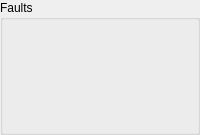
      <widget class="QGroupBox" name="groupBox">
       <property name="title">
        <string>Faults</string>
       </property>
       <layout class="QGridLayout" name="gridLayout_2">
        <item row="16" column="2">
         <widget class="Led" name="led_9">
          <property name="signal_path" stdset="0">
           <string>ParameterQuery;StatusFaults2;FanCircuit</string>
          </property>
          <property name="on_color" stdset="0">
           <color>
            <red>192</red>
            <green>32</green>
            <blue>32</blue>
           </color>
          </property>
         </widget>
        </item>
        <item row="15" column="2">
         <widget class="Led" name="led_6">
          <property name="signal_path" stdset="0">
           <string>ParameterQuery;StatusFaults;dIdt</string>
          </property>
          <property name="on_color" stdset="0">
           <color>
            <red>192</red>
            <green>32</green>
            <blue>32</blue>
           </color>
          </property>
         </widget>
        </item>
        <item row="4" column="1">
         <widget class="Led" name="led_32">
          <property name="signal_path" stdset="0">
           <string>ParameterQuery;StatusFaults;BridgeBVoltageOk</string>
          </property>
          <property name="on_color" stdset="0">
           <color>
            <red>192</red>
            <green>32</green>
            <blue>32</blue>
           </color>
          </property>
         </widget>
        </item>
        <item row="14" column="1">
         <widget class="Led" name="led_45">
          <property name="signal_path" stdset="0">
           <string>ParameterQuery;StatusFaults;OverloadAC</string>
          </property>
          <property name="on_color" stdset="0">
           <color>
            <red>192</red>
            <green>32</green>
            <blue>32</blue>
           </color>
          </property>
         </widget>
        </item>
        <item row="13" column="1">
         <widget class="Led" name="led_41">
          <property name="signal_path" stdset="0">
           <string>ParameterQuery;StatusFaults;CoolingSystem</string>
          </property>
          <property name="on_color" stdset="0">
           <color>
            <red>192</red>
            <green>32</green>
            <blue>32</blue>
           </color>
          </property>
         </widget>
        </item>
        <item row="3" column="2">
         <widget class="Epc" name="epc_9">
          <property name="signal_path" stdset="0">
           <string>ParameterQuery;StatusFaults;BridgeAFault</string>
          </property>
          </widget>
        </item>
        <item row="7" column="2">
         <widget class="Led" name="led_20">
          <property name="signal_path" stdset="0">
           <string>ParameterQuery;StatusFaults;LossValidControlMessage</string>
          </property>
          <property name="on_color" stdset="0">
           <color>
            <red>192</red>
            <green>32</green>
            <blue>32</blue>
           </color>
          </property>
         </widget>
        </item>
        <item row="8" column="2">
         <widget class="Led" name="led_38">
          <property name="signal_path" stdset="0">
           <string>ParameterQuery;StatusFaults;IllegalTransition</string>
          </property>
          <property name="on_color" stdset="0">
           <color>
            <red>192</red>
            <green>32</green>
            <blue>32</blue>
           </color>
          </property>
         </widget>
        </item>
        <item row="6" column="2">
         <widget class="Led" name="led_43">
          <property name="signal_path" stdset="0">
           <string>StatusBits;MessageValidPowerCMD</string>
          </property>
          <property name="label_override" stdset="0">
           <string/>
          </property>
          <property name="label_visible" stdset="0">
           <bool>true</bool>
          </property>
         </widget>
        </item>
        <item row="6" column="1">
         <widget class="Led" name="led_34">
          <property name="signal_path" stdset="0">
           <string>ParameterQuery;StatusFaults2;OvercurrentDC</string>
          </property>
          <property name="on_color" stdset="0">
           <color>
            <red>192</red>
            <green>32</green>
            <blue>32</blue>
           </color>
          </property>
         </widget>
        </item>
        <item row="5" column="2">
         <widget class="Led" name="led_44">
          <property name="signal_path" stdset="0">
           <string>StatusBits;MessageValidModeControl</string>
          </property>
          <property name="label_override" stdset="0">
           <string/>
          </property>
          <property name="label_visible" stdset="0">
           <bool>true</bool>
          </property>
         </widget>
        </item>
        <item row="4" column="2">
         <widget class="Epc" name="epc_8">
          <property name="signal_path" stdset="0">
           <string>ParameterQuery;StatusFaults;BridgeBFault</string>
          </property>
          </widget>
        </item>
        <item row="5" column="1">
         <widget class="Led" name="led_27">
          <property name="signal_path" stdset="0">
           <string>ParameterQuery;StatusFaults2;OvercurrentAC</string>
          </property>
          <property name="on_color" stdset="0">
           <color>
            <red>192</red>
            <green>32</green>
            <blue>32</blue>
           </color>
          </property>
         </widget>
        </item>
        <item row="7" column="1">
         <widget class="Led" name="led_30">
          <property name="signal_path" stdset="0">
           <string>ParameterQuery;StatusFaults2;OvervoltageDC</string>
          </property>
          <property name="on_color" stdset="0">
           <color>
            <red>192</red>
            <green>32</green>
            <blue>32</blue>
           </color>
          </property>
         </widget>
        </item>
        <item row="12" column="1">
         <widget class="Led" name="led_28">
          <property name="signal_path" stdset="0">
           <string>ParameterQuery;StatusFaults;FilterOvertemp</string>
          </property>
          <property name="on_color" stdset="0">
           <color>
            <red>192</red>
            <green>32</green>
            <blue>32</blue>
           </color>
          </property>
         </widget>
        </item>
        <item row="9" column="1">
         <widget class="Led" name="led_35">
          <property name="signal_path" stdset="0">
           <string>ParameterQuery;StatusFaults2;OvertempPowerDevice</string>
          </property>
          <property name="on_color" stdset="0">
           <color>
            <red>192</red>
            <green>32</green>
            <blue>32</blue>
           </color>
          </property>
         </widget>
        </item>
        <item row="10" column="1">
         <widget class="Led" name="led_29">
          <property name="signal_path" stdset="0">
           <string>ParameterQuery;StatusFaults2;OvertempInternal</string>
          </property>
          <property name="on_color" stdset="0">
           <color>
            <red>192</red>
            <green>32</green>
            <blue>32</blue>
           </color>
          </property>
         </widget>
        </item>
        <item row="8" column="1">
         <widget class="Led" name="led_24">
          <property name="signal_path" stdset="0">
           <string>ParameterQuery;StatusFaults2;UndervoltageDC</string>
          </property>
          <property name="on_color" stdset="0">
           <color>
            <red>192</red>
            <green>32</green>
            <blue>32</blue>
           </color>
          </property>
         </widget>
        </item>
        <item row="17" column="1">
         <widget class="Led" name="led_8">
          <property name="signal_path" stdset="0">
           <string>ParameterQuery;StatusFaults;IlegImbalance</string>
          </property>
          <property name="on_color" stdset="0">
           <color>
            <red>192</red>
            <green>32</green>
            <blue>32</blue>
           </color>
          </property>
         </widget>
        </item>
        <item row="11" column="1">
         <widget class="Led" name="led_21">
          <property name="signal_path" stdset="0">
           <string>ParameterQuery;StatusFaults;LossOfAC</string>
          </property>
          <property name="on_color" stdset="0">
           <color>
            <red>192</red>
            <green>32</green>
            <blue>32</blue>
           </color>
          </property>
         </widget>
        </item>
        <item row="3" column="1">
         <widget class="Led" name="led_31">
          <property name="signal_path" stdset="0">
           <string>ParameterQuery;StatusFaults;BridgeAVoltageOk</string>
          </property>
          <property name="on_color" stdset="0">
           <color>
            <red>192</red>
            <green>32</green>
            <blue>32</blue>
           </color>
          </property>
         </widget>
        </item>
        <item row="15" column="1">
         <widget class="Led" name="led_36">
          <property name="signal_path" stdset="0">
           <string>ParameterQuery;StatusFaults;EStopShutdown</string>
          </property>
          <property name="on_color" stdset="0">
           <color>
            <red>192</red>
            <green>32</green>
            <blue>32</blue>
           </color>
          </property>
         </widget>
        </item>
        <item row="16" column="1">
         <widget class="Led" name="led_7">
          <property name="signal_path" stdset="0">
           <string>ParameterQuery;StatusFaults;CtlBrdVoltage</string>
          </property>
          <property name="on_color" stdset="0">
           <color>
            <red>192</red>
            <green>32</green>
            <blue>32</blue>
           </color>
          </property>
         </widget>
        </item>
        <item row="10" column="2">
         <widget class="Led" name="led_23">
          <property name="signal_path" stdset="0">
           <string>ParameterQuery;StatusFaults;InvalidEESection</string>
          </property>
          <property name="on_color" stdset="0">
           <color>
            <red>192</red>
            <green>32</green>
            <blue>32</blue>
           </color>
          </property>
         </widget>
        </item>
        <item row="18" column="1">
         <widget class="Led" name="led_25">
          <property name="signal_path" stdset="0">
           <string>ParameterQuery;StatusFaults2;GeneralFault</string>
          </property>
          <property name="on_color" stdset="0">
           <color>
            <red>192</red>
            <green>32</green>
            <blue>32</blue>
           </color>
          </property>
          <property name="relative_height" stdset="0">
           <double>2.000000000000000</double>
          </property>
         </widget>
        </item>
        <item row="9" column="2">
         <widget class="Led" name="led_37">
          <property name="signal_path" stdset="0">
           <string>ParameterQuery;StatusFaults;InvalidEEHeader</string>
          </property>
          <property name="on_color" stdset="0">
           <color>
            <red>192</red>
            <green>32</green>
            <blue>32</blue>
           </color>
          </property>
         </widget>
        </item>
        <item row="12" column="2">
         <widget class="Led" name="led_3">
          <property name="signal_path" stdset="0">
           <string>ParameterQuery;StatusFaults;BackgroundTask</string>
          </property>
          <property name="on_color" stdset="0">
           <color>
            <red>192</red>
            <green>32</green>
            <blue>32</blue>
           </color>
          </property>
         </widget>
        </item>
        <item row="11" column="2">
         <widget class="Led" name="led_33">
          <property name="signal_path" stdset="0">
           <string>ParameterQuery;StatusFaults;ControlHw</string>
          </property>
          <property name="on_color" stdset="0">
           <color>
            <red>192</red>
            <green>32</green>
            <blue>32</blue>
           </color>
          </property>
         </widget>
        </item>
        <item row="13" column="2">
         <widget class="Led" name="led_4">
          <property name="signal_path" stdset="0">
           <string>ParameterQuery;StatusFaults;Stack</string>
          </property>
          <property name="on_color" stdset="0">
           <color>
            <red>192</red>
            <green>32</green>
            <blue>32</blue>
           </color>
          </property>
         </widget>
        </item>
        <item row="14" column="2">
         <widget class="Led" name="led_5">
          <property name="signal_path" stdset="0">
           <string>ParameterQuery;StatusFaults;PWMISR</string>
          </property>
          <property name="on_color" stdset="0">
           <color>
            <red>192</red>
            <green>32</green>
            <blue>32</blue>
           </color>
          </property>
         </widget>
        </item>
        <item row="17" column="2">
         <widget class="Led" name="led_10">
          <property name="signal_path" stdset="0">
           <string>ParameterQuery;StatusFaults2;LowCoolingFlow</string>
          </property>
          <property name="on_color" stdset="0">
           <color>
            <red>192</red>
            <green>32</green>
            <blue>32</blue>
           </color>
          </property>
         </widget>
        </item>
        <item row="18" column="2">
         <layout class="QHBoxLayout" name="horizontalLayout_5">
          <item>
           <widget class="Led" name="led_47">
            <property name="signal_path" stdset="0">
             <string>StatusBits;FaultClr_echo</string>
            </property>
            <property name="label_override" stdset="0">
             <string>Fault Clear Response</string>
            </property>
            <property name="label_visible" stdset="0">
             <bool>false</bool>
            </property>
           </widget>
          </item>
          <item>
           <widget class="Button" name="button_2">
            <property name="sizePolicy">
             <sizepolicy hsizetype="MinimumExpanding" vsizetype="Preferred">
              <horstretch>0</horstretch>
              <verstretch>0</verstretch>
             </sizepolicy>
            </property>
            <property name="signal_path" stdset="0">
             <string>ProcessToInverter;CommandModeControl;FaultClear</string>
            </property>
            <property name="label_visible" stdset="0">
             <bool>false</bool>
            </property>
            <property name="tx" stdset="0">
             <bool>true</bool>
            </property>
           </widget>
          </item>
         </layout>
        </item>
       </layout>
      </widget>
